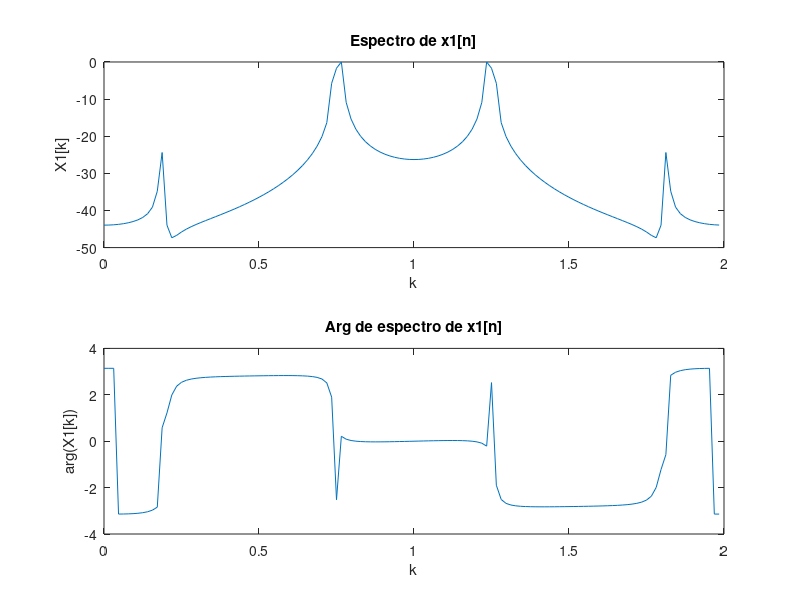
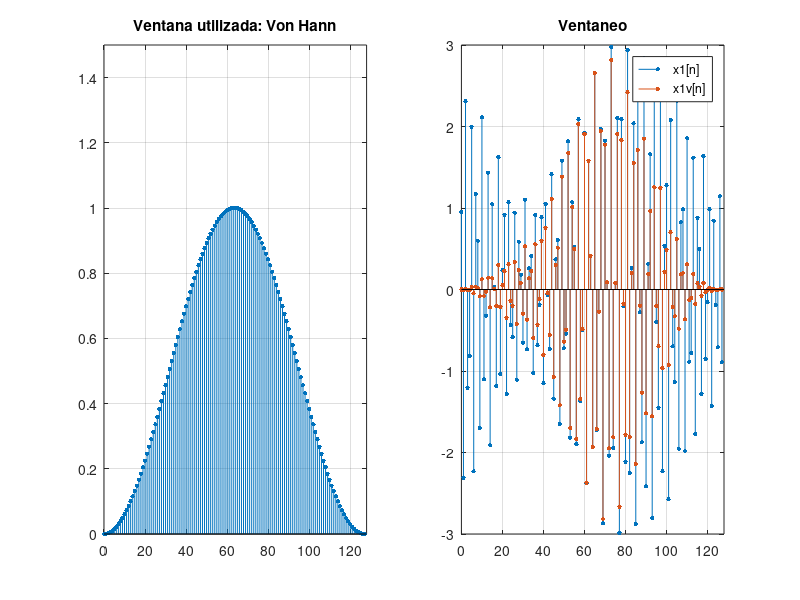
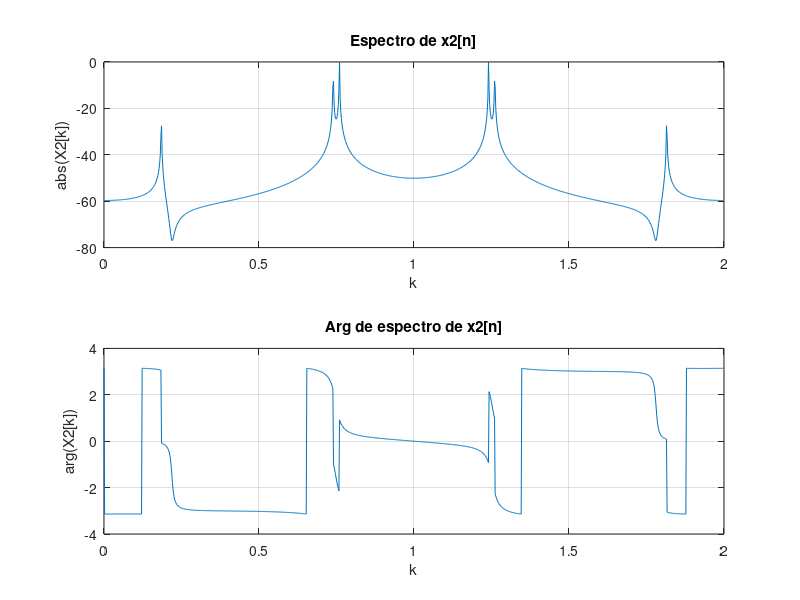
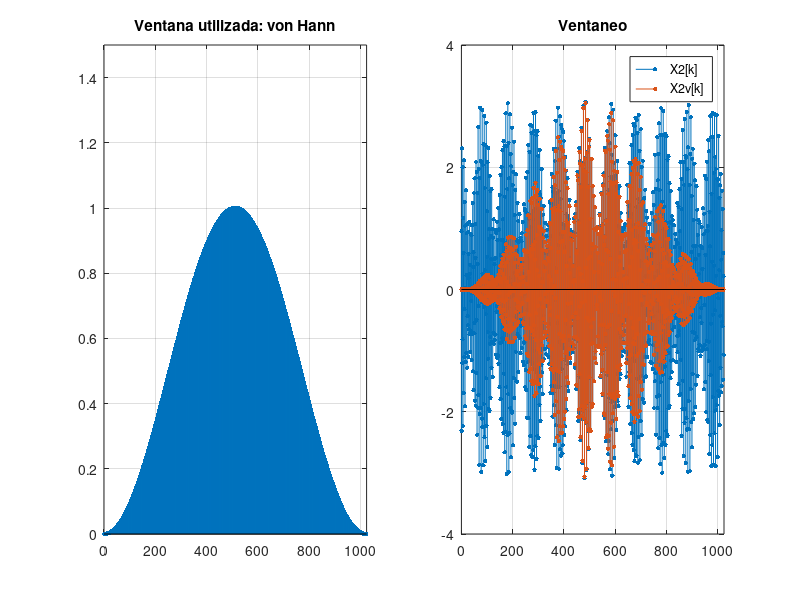

Recreate these plots in MATLAB, in order.
%% Ejercicio 1 

%Cargo el archivo
load Senal05.mat   

% a)

n = 0:127;
k = ((0:127)/128)*2;    %Normalizo el k para que vaya de 0 a 2; con k = 1 -> w = pi  y  k = 2 -> w = 2*pi
xk = fft(x1);
X1k =  20*log10(abs(xk));%Paso a dB
X1k = X1k - max(X1k);   %Normalizo la amplitud maxima en dB a cero

subplot(2,1,1);
plot(k,X1k);
title('Espectro de x1[n]');
xlabel('k');
ylabel('X1[k]');

subplot(2,1,2);
plot(k,angle(xk));
title('Arg de espectro de x1[n]');
xlabel('k');
ylabel('arg(X1[k])');


%% b)

%Utilizo la ventana de hanning devido a que el lobulo principal no es tan
%ancho, por lo que me permite distinguir las frecuencias w2 y w3. Por
%otro las bandas laterales de la respuesta en frecuencia de la ventana
%decrecen con una pendiente grande, por lo que nos permite ver con mayor
%claridad la frecuencia w1 que se encuentra mas alejada.

w = hanning(128);                
x1v = x1.*w';


figure('Position', [200 200 900 400]);
subplot(1,2,1);
stem(n,w,'.','MarkerSize',10);
ylim([0 1.5]);
xlim([0 128])
grid on;
title('Ventana utilizada: Von Hann')

subplot(1,2,2);
stem(n,x1,'.','MarkerSize',10);
hold on;
stem(n,x1v,'.','MarkerSize',10);
title('Ventaneo');
legend('x1[n]', 'x1v[n]');
xlim([0 128])
grid on;

xk = fft(x1v);
X1vk =  20*log10(abs(xk));
X1vk = X1vk - max(X1vk); 
figure;
subplot(2,1,1);
plot(k, X1vk);
title('Espectro de x1[n]')
xlabel('k')
ylabel('abs(X1[k])')
grid on;

subplot(2,1,2);
plot(k,angle(xk));
title('Arg de espectro de x1[n]');
xlabel('k');
ylabel('arg(X1[k])');
grid on;


%% c)

n = 0:1023;

k = ((0:1023)/1024)*2;
xk = fft(x2);
X2k =  20*log10(abs(xk));
X2k = X2k - max(X2k);

subplot(2,1,1);
plot(k, X2k);
title('Espectro de x2[n]')
xlabel('k')
ylabel('abs(X2[k])')
grid on;

subplot(2,1,2);
plot(k, angle(xk))
title('Arg de espectro de x2[n]')
xlabel('k')
ylabel('arg(X2[k])')
grid on;

%%
% d)

w = hanning(1024);   
%Aplico la ventana a la senial 
x2v = x2.*w';   

figure('Position', [200 200 900 400]);
subplot(1,2,1)
stem(n,w,'.','MarkerSize',10)
ylim([0 1.5])
xlim([0 1024])
grid on
title('Ventana utilizada: von Hann')

subplot(1,2,2)
stem(n,x2,'.','MarkerSize',10)
hold on
stem(n,x2v,'.','MarkerSize',10)
title('Ventaneo')
legend('X2[k]', 'X2v[k]')
xlim([0 1024])
grid on
xk = fft(x2v);
X2vk = 20*log10(abs(xk));
X2vk = X2vk - max(X2vk);     %

figure;
subplot(2,1,1);
plot(k, X2vk);
title('Espectro de x2v[n]')
xlabel('k')
ylabel('abs(X2v[k])')
grid on;
subplot(2,1,2);
plot(k, angle(xk))
title('Arg de espectro de x2v[n]')
xlabel('k')
ylabel('arg(X2v[k])')
grid on;

%% e)


kz = ((0:8191)/8192)*2;
x2z = [x2 zeros(1,7168)];   %Aplico los ceros
xk = fft(x2z);
X2zk = 20*log10(abs(xk));
X2zk = X2zk - max(X2zk);   
figure;
subplot(2,1,1);
plot(kz, X2zk);
title('Espectro de x2z[n]')
xlabel('k')
ylabel('abs(X2z[k])')
grid on;

subplot(2,1,2);
plot(kz, angle(xk));
title('Arg de espectro de x2z[n]');
xlabel('k');
ylabel('arg(X2z[k])');
grid on;







%% f)
nz = 0:8191;
w = hanning(1024);  
x2v = x2.*w';  
% Aplico la ventana antes de aplicar los ceros, ya que si 
%hariamos al revez, estariamos ventaneando un monton de ceros y 
%un poco de la senial con una parte de la ventana.


x2zv = [x2v zeros(1,7168)];     
xk = fft(x2zv);
X2zvk = 20*log10(abs(xk));
X2zvk = X2zvk - max(X2zvk);


figure;
subplot(2,1,1);
plot(kz, X2zvk);
title('Espectro de x2zv[n]')
xlabel('k')
ylabel('abs(X2zv[k])')
grid on;
subplot(2,1,2);
plot(kz, unwrap(angle(xk)));
title('Arg de espectro de x2zv[n]')
xlabel('k')
ylabel('arg(X2zv[k])')
grid on;

%Ploteo del ventaneo


 
figure('Position', [200 200 900 400]);
subplot(1,2,1)
stem(n,w,'.','MarkerSize',10)
ylim([0 1.5])
xlim([0 1024])
grid on
title('Ventana utilizada: von Hann')

subplot(1,2,2)
stem(n,x2,'.','MarkerSize',10)
hold on
stem(nz,x2zv,'.','MarkerSize',10)
title('Ventaneo')
legend('X2[k]', 'X2v[k]')
xlim([0 8191]);
grid on
 

%% % g) Obtencion de las amplitudes, las frecuencias, y las fases

%Aumento le agrego 17168 ceros para obetener asi una mayor definicion en la
%transformada y poder localizar con mayor exactitud los valores de los
%picos

Np = 18192;
k1 = 0:(Np-1);
w = hanning(1024);  
x2v = x2.*w';
x2zv = [x2v zeros(1,17168)]; %Agrego los ceros
xk = fft(x2zv);
X2zvk = 20*log10(abs(xk));
X2zvk = X2zvk - max(X2zvk);

figure;
subplot(2,1,1);
plot(k1, X2zvk);
title('Espectro de x2zv[n]');
xlabel('k');
ylabel('abs(X2zv[k])');
grid on;

%Obtengo "a mano" los valores de K para cada uno de los e picos.
indices = [1681 6725 6907];

GC = (1/Np)*sum(w); %Calculo la ganancia coherente de la ventana, siendo w la ventana de hanning

A = abs(xk(indices))*(2/Np)*(1/GC); %Calculo la amplitud teniendo en cuenta la ganancia de la ventana


phi = unwrap(angle(xk(indices))); %Obtengo los valores de fase

omega = 2*pi*(indices)/18192; %Obtengo los valores de frecuencia

w1 = omega(1);
w2 = omega(2);
w3 = omega(3);

phi1 = phi(1);
phi2 = phi(2);
phi3 = phi(3);

A1 = A(1) ;
A2 = A(2);
A3 = A(3);

%% Reconstruccion de la senial 

close all
n = 0:1023;

Xn = A1*cos(w1*n + phi1) + A2*cos(w2*n + phi2) + A3*cos(w3*n + phi3); 

subplot(2,1,1);
plot(n,Xn,'r');
hold on;    
plot(n,x2, 'b')
title('Recontruccion');
xlabel('n');
ylabel('x[n])');
xlim([0 1023])
grid on;
subplot(2,1,2);
dif = Xn - x2;
plot(n,dif)
title('Diferencia');
xlabel('n');
xlim([0 1023])

% Podemos ver que el error es muy bajo, del orden de los 0.6

